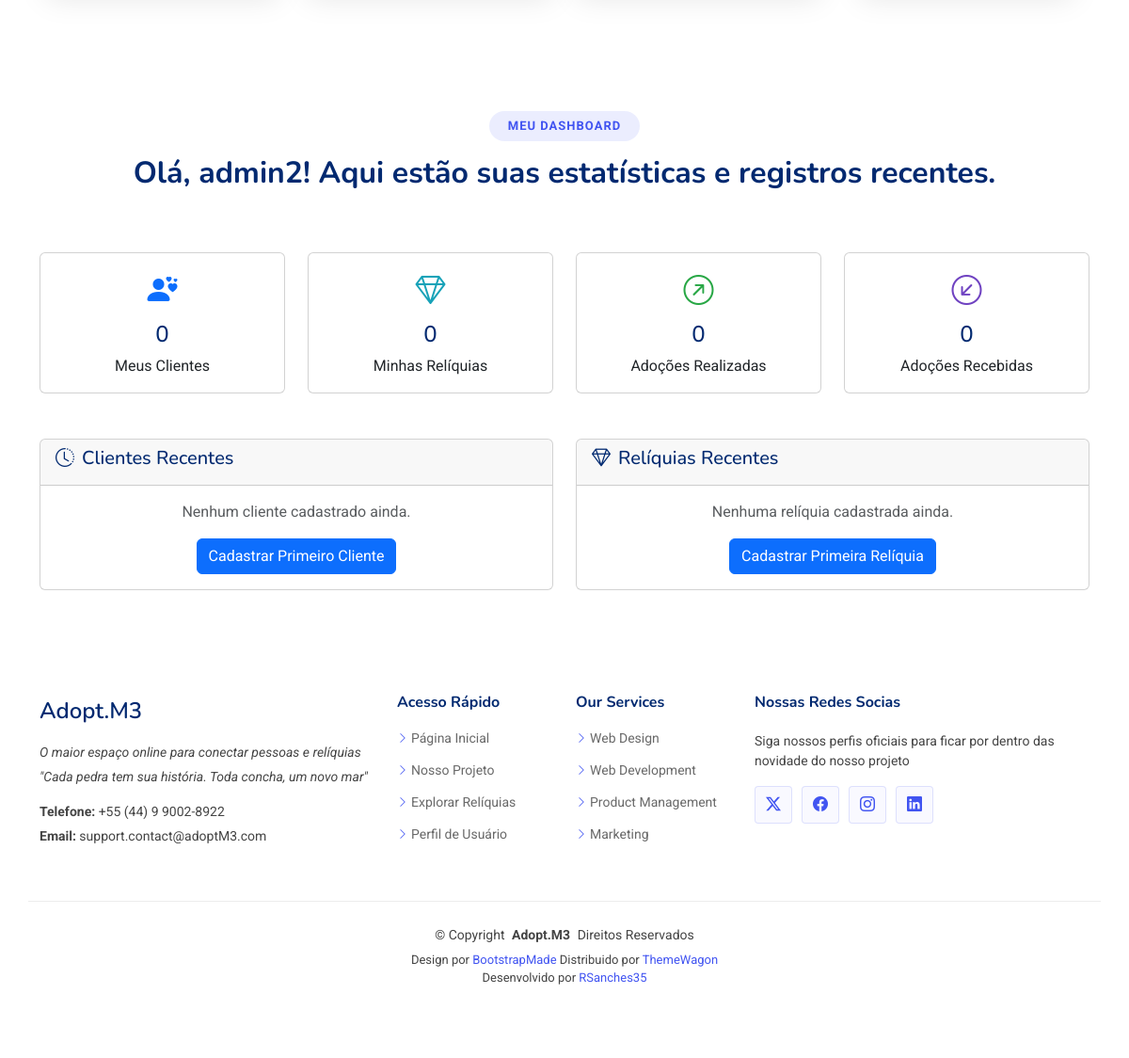
The app's page / (signed in, lower part), older data.
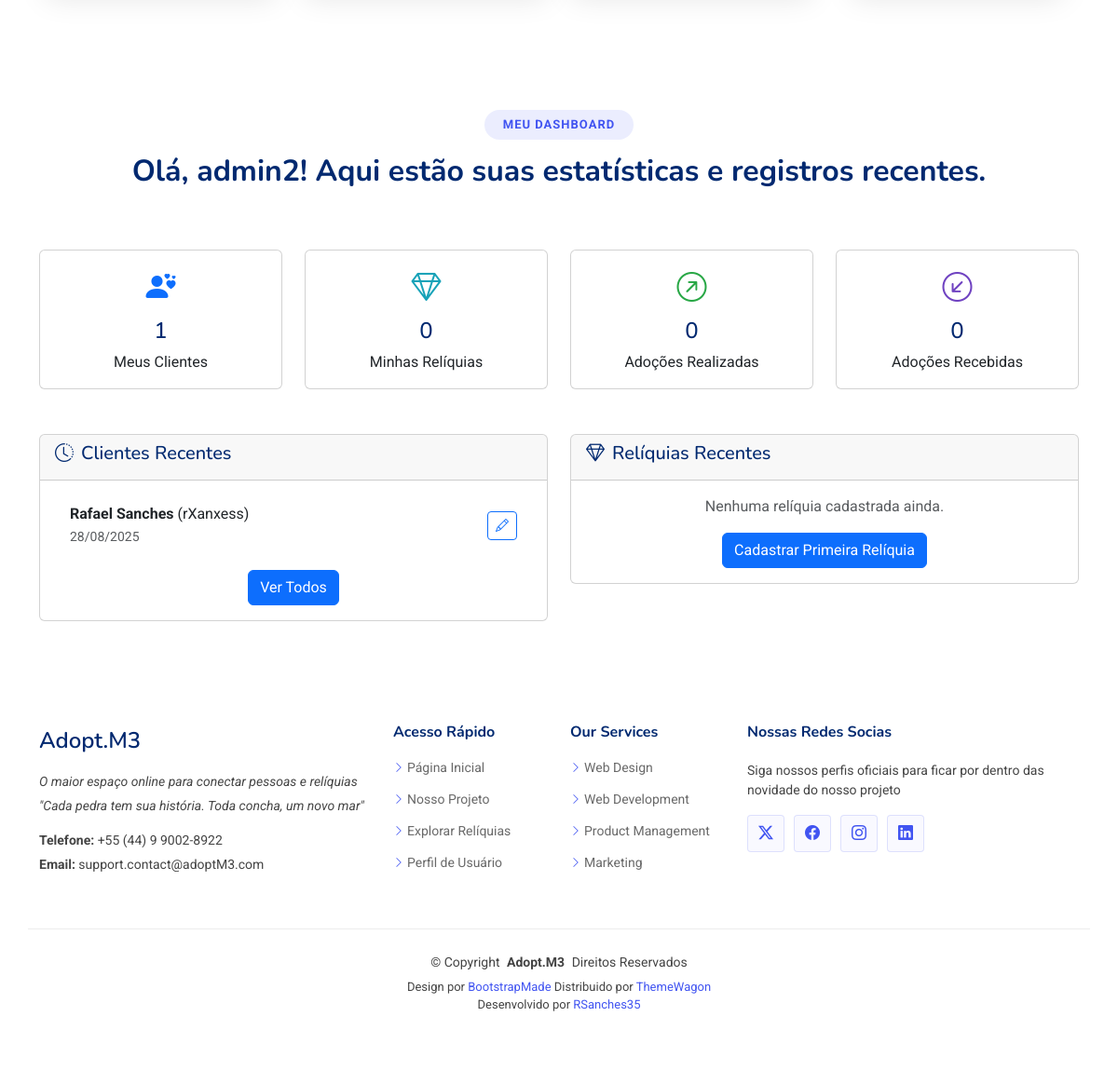
The same page, newer data.
### records/models.py (models this page shows, shortened)
class Client(models.Model):
    user = models.OneToOneField(User, on_delete=models.CASCADE, related_name='client_profile', null=True, blank=True)
    name = models.CharField(max_length=150)
    nickname = models.CharField(max_length=50)
    email = models.EmailField()
    birth_date = models.DateField()
    register_date = models.DateTimeField(auto_now_add=True)
    last_activity = models.DateTimeField(auto_now=True)
    address = models.ForeignKey(Address, on_delete=models.PROTECT, null=True, blank=True)
    created_by = models.ForeignKey(User, on_delete=models.CASCADE, related_name='clients', default=1)

### pages/views.py (the view, shortened to what this page needs)
# urls.py: path('', IndexView.as_view(), name='pages-HomePage'),
class IndexView(TemplateView):
    template_name = "pages/index.html"
    def get_context_data(self, **kwargs):
        context = super().get_context_data(**kwargs)
        context['total_users'] = User.objects.count()
        context['total_clients'] = Client.objects.count()
        context['total_relics'] = Relic.objects.count()
        context['total_adoptions'] = Adoption.objects.count()
        if self.request.user.is_authenticated:
            try:
                context['recent_clients'] = Client.objects.filter(
                    created_by=self.request.user
                ).order_by('-register_date')[:5]
                context['recent_relics'] = Relic.objects.filter(
                    created_by=self.request.user
                ).order_by('-obtained_date')[:5]
                context['user_stats'] = {
                    'my_clients': Client.objects.filter(created_by=self.request.user).count(),
                    'my_relics': Relic.objects.filter(created_by=self.request.user).count(),
                    'my_adoptions_given': Adoption.objects.filter(
                        previous_owner__created_by=self.request.user
                    ).count(),
                    'my_adoptions_received': Adoption.objects.filter(
                        new_owner__created_by=self.request.user
                    ).count(),
                }
            except Exception as e:
                context['recent_clients'] = []
                context['recent_relics'] = []
                context['user_stats'] = {
                    'my_clients': 0,
                    'my_relics': 0,
                    'my_adoptions_given': 0,
                    'my_adoptions_received': 0,
                }
        return context

### pages/templates/pages/index.html (shortened to what the changed rows need)
{% extends 'pages/model.html' %}
{% load static %}
{% block MainContent %}
{% if user.is_authenticated %}
<section id="user-dashboard" class="section">
  <div class="container" data-aos="fade-up">
    <div class="section-title">
      <h2>Meu Dashboard</h2>
      <p>Olá, {{ user.username }}! Aqui estão suas estatísticas e registros recentes.</p>
    </div>
    <div class="row gy-4 mb-5">
      <div class="col-lg-3 col-md-6">
        <div class="card text-center h-100">
          <div class="card-body">
            <i class="bi bi-person-hearts" style="font-size: 2rem; color: #0d6efd;"></i>
            <h4 class="mt-2">{{ user_stats.my_clients }}</h4>
            <p class="card-text">Meus Clientes</p>
          </div>
        </div>
      </div>
      <div class="col-lg-3 col-md-6">
        <div class="card text-center h-100">
          <div class="card-body">
            <i class="bi bi-gem" style="font-size: 2rem; color: #17a2b8;"></i>
            <h4 class="mt-2">{{ user_stats.my_relics }}</h4>
            <p class="card-text">Minhas Relíquias</p>
          </div>
        </div>
      </div>
      <div class="col-lg-3 col-md-6">
        <div class="card text-center h-100">
          <div class="card-body">
            <i class="bi bi-arrow-up-right-circle" style="font-size: 2rem; color: #28a745;"></i>
            <h4 class="mt-2">{{ user_stats.my_adoptions_given }}</h4>
            <p class="card-text">Adoções Realizadas</p>
          </div>
        </div>
      </div>
      <div class="col-lg-3 col-md-6">
        <div class="card text-center h-100">
          <div class="card-body">
            <i class="bi bi-arrow-down-left-circle" style="font-size: 2rem; color: #6f42c1;"></i>
            <h4 class="mt-2">{{ user_stats.my_adoptions_received }}</h4>
            <p class="card-text">Adoções Recebidas</p>
          </div>
        </div>
      </div>
    </div>
    <div class="row">
      <div class="col-lg-6">
        <div class="card">
          <div class="card-header">
            <h5><i class="bi bi-clock-history me-2"></i>Clientes Recentes</h5>
          </div>
          <div class="card-body">
            {% if recent_clients %}
              <div class="list-group list-group-flush">
                {% for client in recent_clients %}
                  <div class="list-group-item d-flex justify-content-between align-items-center">
                    <div>
                      <strong>{{ client.name }}</strong> ({{ client.nickname }})<br>
                      <small class="text-muted">{{ client.register_date|date:"d/m/Y" }}</small>
                    </div>
                    <a href="/records/update/client/{{ client.pk }}" class="btn btn-sm btn-outline-primary">
                      <i class="bi bi-pencil"></i>
                    </a>
                  </div>
                {% endfor %}
              </div>
              <div class="text-center mt-3">
                <a href="/records/list/client" class="btn btn-primary">Ver Todos</a>
              </div>
            {% else %}
              <p class="text-center text-muted">Nenhum cliente cadastrado ainda.</p>
              <div class="text-center">
                <a href="/records/create/client" class="btn btn-primary">Cadastrar Primeiro Cliente</a>
              </div>
            {% endif %}
          </div>
        </div>
      </div>
      <div class="col-lg-6">
        <div class="card">
          <div class="card-header">
            <h5><i class="bi bi-gem me-2"></i>Relíquias Recentes</h5>
          </div>
          <div class="card-body">
            {% if recent_relics %}
              <div class="list-group list-group-flush">
                {% for relic in recent_relics %}
                  <div class="list-group-item d-flex justify-content-between align-items-center">
                    <div>
                      <strong>{{ relic.name }}</strong><br>
                      <small class="text-muted">{{ relic.obtained_date|date:"d/m/Y" }}</small>
                    </div>
                    <a href="/records/update/relic/{{ relic.pk }}" class="btn btn-sm btn-outline-primary">
                      <i class="bi bi-pencil"></i>
                    </a>
                  </div>
                {% endfor %}
              </div>
              <div class="text-center mt-3">
                <a href="/records/list/relic" class="btn btn-primary">Ver Todas</a>
              </div>
            {% else %}
              <p class="text-center text-muted">Nenhuma relíquia cadastrada ainda.</p>
              <div class="text-center">
                <a href="/records/create/relic" class="btn btn-primary">Cadastrar Primeira Relíquia</a>
              </div>
            {% endif %}
          </div>
        </div>
      </div>
    </div>
  </div>
</section>
{% endif %}
{% endblock %}

Row changes from the older to the newer data that the page shows:
added Client: name "Rafael Sanches", nickname "rXanxess", register_date "28/08/2025"
Text that changed along with them:
{{ user_stats.my_clients }}: "0" → "1"
text no longer shown: "Nenhum cliente cadastrado ainda. Cadastrar Primeiro Cliente"
text now shown: "Ver Todos"
